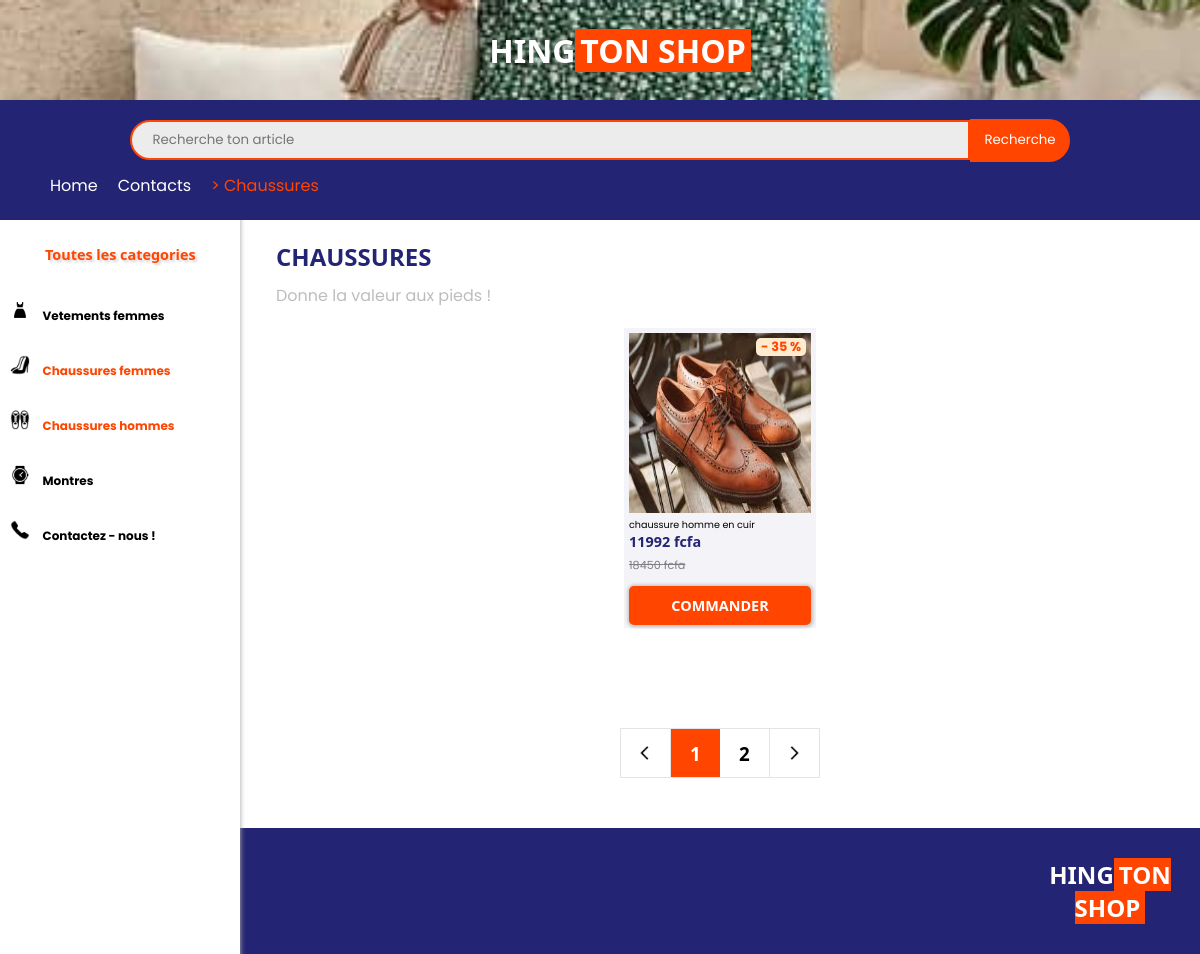
Before: /sac with the older database file.
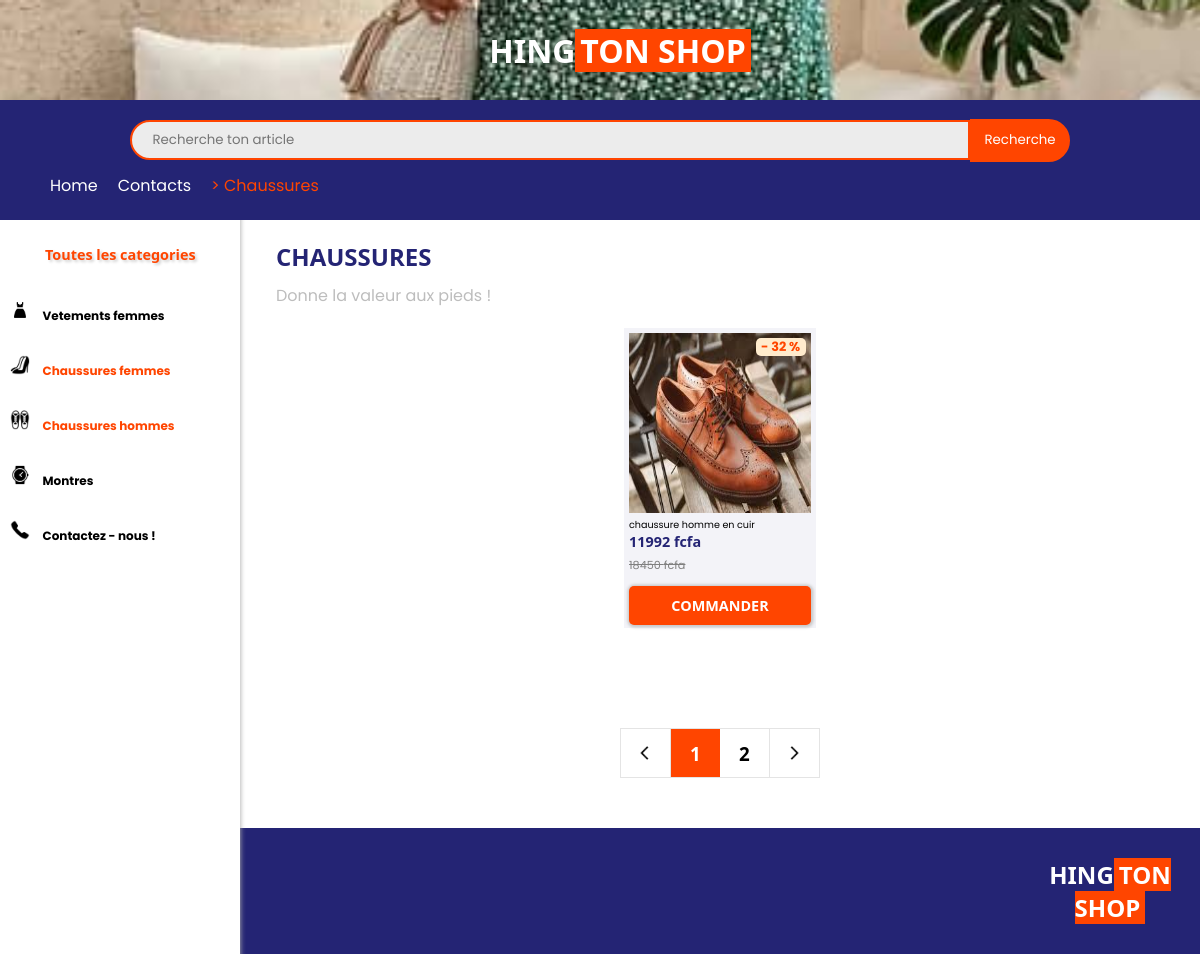
After: the same page with the newer database file.
### app.py (models this page shows, shortened)
class Ajouter(db.Model):
    id = db.Column(db.Integer, primary_key = True)
    nom = db.Column(db.String(15), unique = False , nullable = False)
    description = db.Column(db.String(100), unique = False , nullable = False)
    prix = db.Column(db.String(100), unique = False , nullable = False)
    porce = db.Column(db.String(100), unique = False , nullable = False)
    porceprix = db.Column(db.String(100), unique = False , nullable = False)
    categorie = db.Column(db.String(100), unique = False , nullable = False)
    image = db.Column(db.String(100), unique = True , nullable = False)
    twoimage = db.Column(db.String(100), unique = False , nullable = False)
    threeimage = db.Column(db.String(100), unique = False , nullable = False)
    forimage = db.Column(db.String(100), unique = False , nullable = False)
    xs = db.Column(db.String(100), unique = False , nullable = False)
    s = db.Column(db.String(100), unique = False , nullable = False)
    m = db.Column(db.String(100), unique = False , nullable = False)
    l = db.Column(db.String(100), unique = False , nullable = False)
    xl = db.Column(db.String(100), unique = False , nullable = False)
    xxl = db.Column(db.String(100), unique = False , nullable = False)
    rouge = db.Column(db.String(100), unique = False , nullable = False)
    blanc = db.Column(db.String(100), unique = False , nullable = False)
    noir = db.Column(db.String(100), unique = False , nullable = False)
    jaune = db.Column(db.String(100), unique = False , nullable = False)
    vert = db.Column(db.String(100), unique = False , nullable = False)
    orange = db.Column(db.String(100), unique = False , nullable = False)
    bleu = db.Column(db.String(100), unique = False , nullable = False)
    rose = db.Column(db.String(100), unique = False , nullable = False)
    marron = db.Column(db.String(100), unique = False , nullable = False)
    violet = db.Column(db.String(100), unique = False , nullable = False)
    gris = db.Column(db.String(100), unique = False , nullable = False)
    tranwite = db.Column(db.String(100), unique = False , nullable = False)
    tranneuf = db.Column(db.String(100), unique = False , nullable = False)
    karente = db.Column(db.String(100), unique = False , nullable = False)
    tranwiteun = db.Column(db.String(100), unique = False , nullable = False)
    tranwitedeux = db.Column(db.String(100), unique = False , nullable = False)
    tranwitrois = db.Column(db.String(100), unique = False , nullable = False)
    tranwitekate = db.Column(db.String(100), unique = False , nullable = False)

### app.py (the view)
@app.route("/sac")
def sac():
    data = []
    a = Ajouter.query.all()
    for i in a:
        if i.categorie == 'chaussure':
            data.append(i)
    return render_template("sac.html", data = data)

### templates/sac.html (shortened to what the changed rows need)
<!DOCTYPE html>
<html lang="en">
<head>
    <link rel="stylesheet" href="/static/CSS/vent.css">
</head>
<body>
    <div class="imageinforer">
        <div class="retse">
            <div class="menu">
                <h1 >Toutes les categories</h1>
            </div>
        </div>
    </div>
    <div class="ente">
        <div class="tete">
            <div class="te1">
                <h1 style="font-family: 'Segoe UI', Tahoma, Geneva, Verdana, sans-serif;font-size: 2rem;color: white;
            ">HING<span id="deuxlogo">TON SHOP</span></h1>
            </div>
        </div>
    </div>
    <div class="lesimages">
        <div class="tetyrr">
            <div class="restrer">
                <h1 style="color: rgb(36, 36, 116);">CHAUSSURES</h1>
            </div>
        </div>
        <div class="image">
            <div class="mesimages">
                {% for i in data %}
                <a href="/sacs/{{i.id}}" id="imgform">
                    <div class="ima">
                        <img src="{{url_for('static', filename='uploads/' + i.image)}}" width="120px"
                        height = "120px" alt="">
                        <div class="poircentag">
                            {% if i.porce != 0 %}
                            <p style="font-size:0.8rem;color: orangered;font-weight: bolder;background-color: blanchedalmond;padding-left: 5px;border-radius: 5px;">- {{i.porce}} %</p>
                            {% endif %}
                        </div>
                    </div>
                    <div class="priximgform">
                        <p style="font-size: 0.6rem;color: rgb(121, 121, 121);padding-top: 5px;color: black;">{{i.nom}}</p>
                        <h1 style="font-size: 0.9rem;font-family: 'Segoe UI', Tahoma, Geneva, Verdana, sans-serif;color: rgb(36, 36, 116);
                        ">{{i.porceprix}} fcfa</h1>
                        {% if i.porceprix != 0 %}
                        <s style="font-size: 0.7rem;color: gray;padding-top: 5px;">{{i.prix}} fcfa</s>
                        {% endif %}
                        <div id="imgformidd">
                            <h1 style="font-size: 0.9rem;font-family: 'Segoe UI', Tahoma, Geneva, Verdana, sans-serif;color: white;
                            ">COMMANDER</h1>
                        </div>
                    </div>
                </a>
                {%endfor%}
            </div>
        </div>
    </div>
    <footer id="foot" style="padding-left: 1020px;">
        <header id="head" >
            <h1 style="font-family: 'Segoe UI', Tahoma, Geneva, Verdana, sans-serif;font-size: 1.5rem;text-align: center;padding-bottom: 30px;padding-top: 10px;color: white;
            ">HING<span id="deuxlogo">TON SHOP</span></h1>
        </header>
    </footer>
</body>
</html>

Changed rows visible on the page:
changed Ajouter "chaussure homme en cuir": porce "35" → "32"
